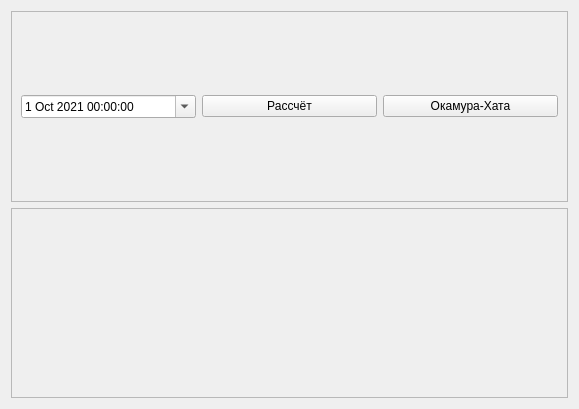
<?xml version="1.0" encoding="UTF-8"?>
<ui version="4.0">
 <class>Form</class>
 <widget class="QWidget" name="Form">
  <property name="geometry">
   <rect>
    <x>0</x>
    <y>0</y>
    <width>579</width>
    <height>409</height>
   </rect>
  </property>
  <property name="windowTitle">
   <string>Form</string>
  </property>
  <layout class="QGridLayout" name="gridLayout">
   <item row="1" column="0">
    <widget class="QFrame" name="frame_2">
     <property name="frameShape">
      <enum>QFrame::StyledPanel</enum>
     </property>
     <property name="frameShadow">
      <enum>QFrame::Raised</enum>
     </property>
     <layout class="QGridLayout" name="gridLayout_2">
      <item row="1" column="0">
       <widget class="MplWidget" name="graphFrame" native="true"/>
      </item>
     </layout>
    </widget>
   </item>
   <item row="0" column="0">
    <widget class="QFrame" name="buttonsFrame">
     <property name="frameShape">
      <enum>QFrame::StyledPanel</enum>
     </property>
     <property name="frameShadow">
      <enum>QFrame::Raised</enum>
     </property>
     <layout class="QHBoxLayout" name="horizontalLayout">
      <item>
       <widget class="QDateTimeEdit" name="timeEdit">
        <property name="dateTime">
         <datetime>
          <hour>0</hour>
          <minute>0</minute>
          <second>0</second>
          <year>2021</year>
          <month>10</month>
          <day>1</day>
         </datetime>
        </property>
        <property name="date">
         <date>
          <year>2021</year>
          <month>10</month>
          <day>1</day>
         </date>
        </property>
        <property name="maximumDateTime">
         <datetime>
          <hour>23</hour>
          <minute>55</minute>
          <second>0</second>
          <year>2021</year>
          <month>10</month>
          <day>31</day>
         </datetime>
        </property>
        <property name="minimumDateTime">
         <datetime>
          <hour>0</hour>
          <minute>0</minute>
          <second>0</second>
          <year>2021</year>
          <month>10</month>
          <day>1</day>
         </datetime>
        </property>
        <property name="calendarPopup">
         <bool>true</bool>
        </property>
       </widget>
      </item>
      <item>
       <widget class="QPushButton" name="updateButton">
        <property name="text">
         <string>Рассчёт</string>
        </property>
       </widget>
      </item>
      <item>
       <widget class="QPushButton" name="ohataButton">
        <property name="text">
         <string>Окамура-Хата</string>
        </property>
       </widget>
      </item>
     </layout>
    </widget>
   </item>
  </layout>
 </widget>
 <customwidgets>
  <customwidget>
   <class>MplWidget</class>
   <extends>QWidget</extends>
   <header>mplwidget.h</header>
   <container>1</container>
  </customwidget>
 </customwidgets>
 <resources/>
 <connections/>
</ui>
